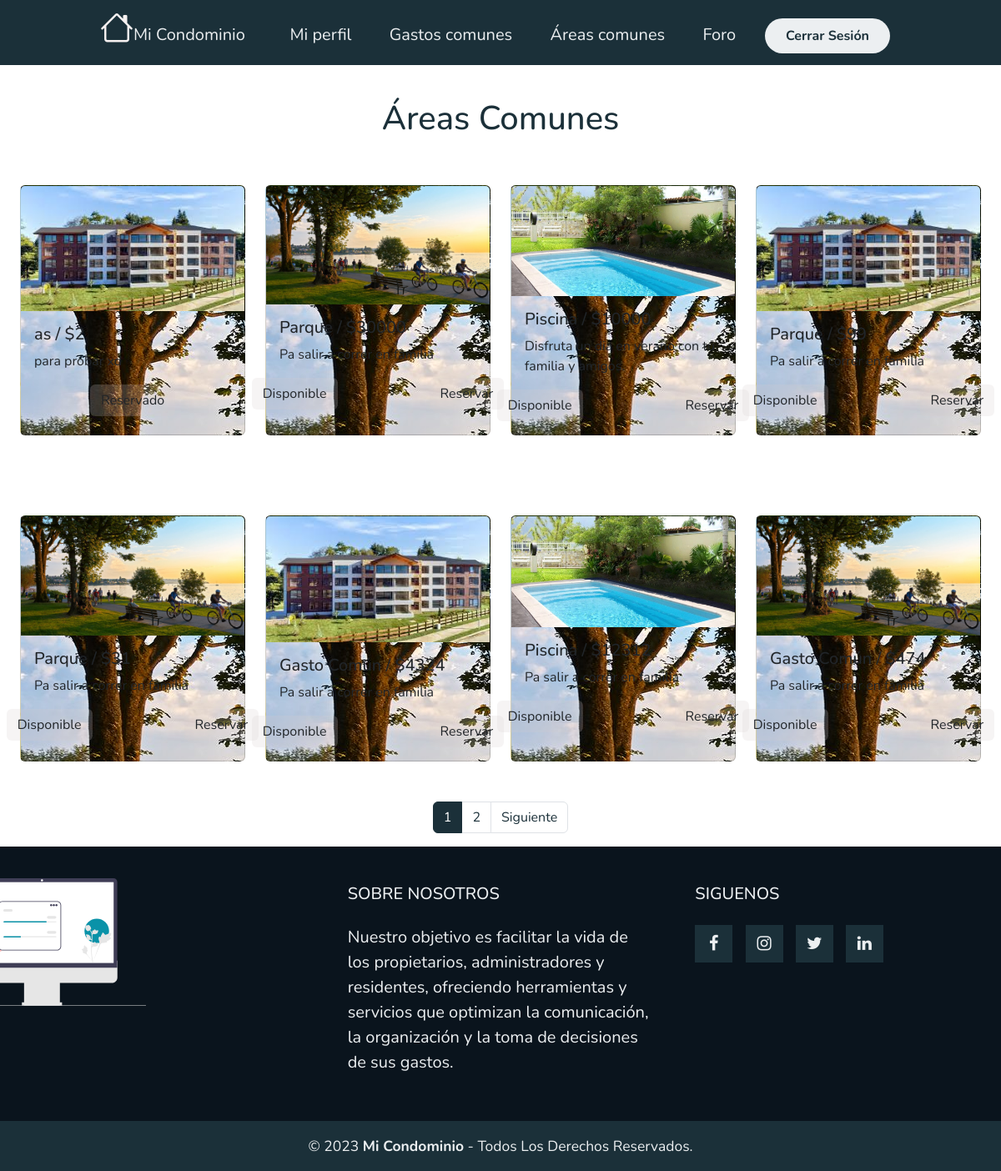
The page /AreasAdmin/ (signed in) on the database as committed earlier.
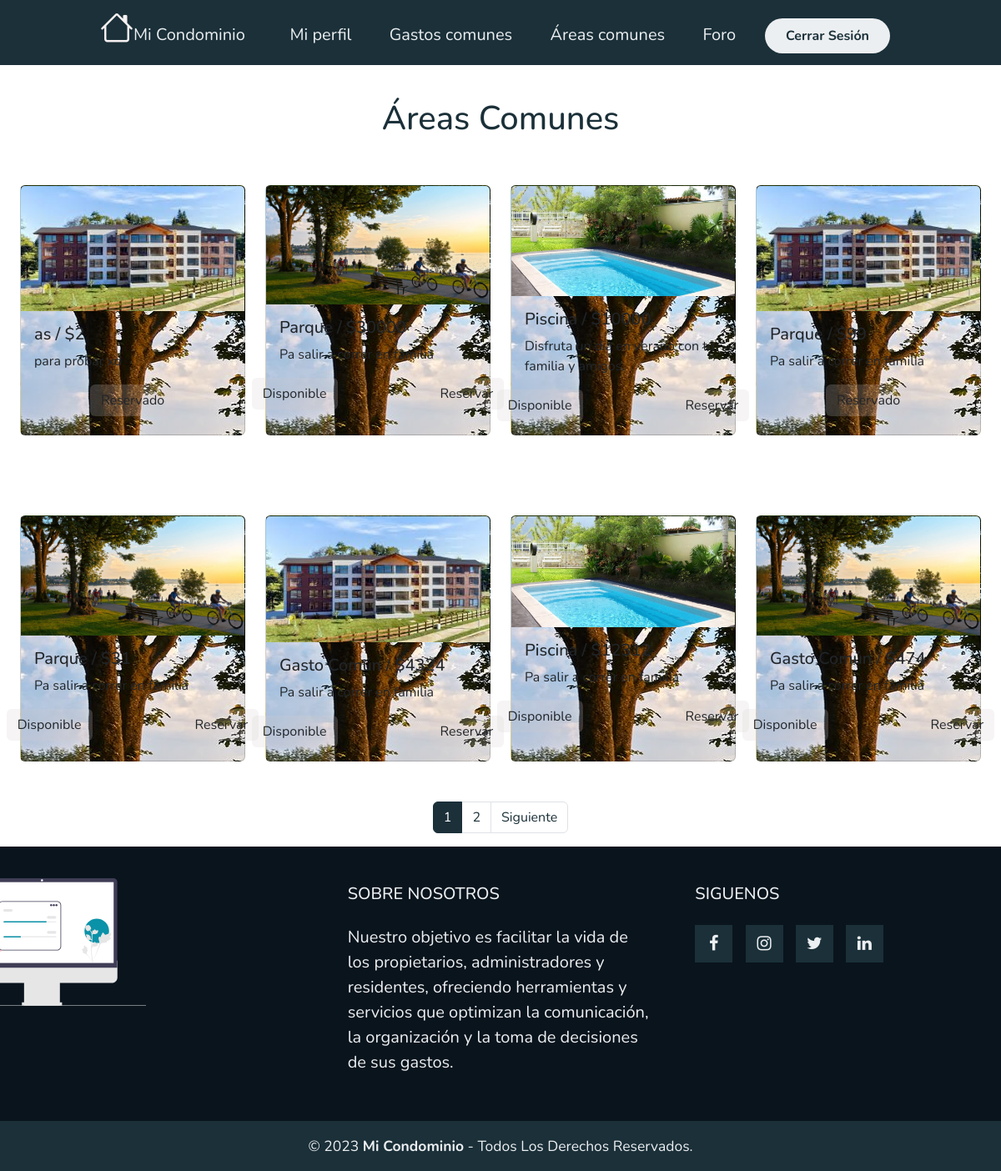
The same page on the database as committed later.
### myapp/models.py (models this page shows, shortened)
class AreaComun(models.Model):
    ESTADO_RESERVA = (
        ('Disponible', 'Disponible'),
        ('Reservado', 'Reservado'),
    )
    estado_reserva = models.CharField(max_length=20, choices=ESTADO_RESERVA, default='Disponible')
    nombre = models.CharField(max_length=50)
    descripcion = models.TextField()
    monto = models.IntegerField()
    fecha = models.DateField(default=date.today)
    imagen = models.ImageField(upload_to="areas", null=True)

### myapp/views.py (the view)
# urls.py: path('AreasAdmin/',AreasAdmin,name="AreasAdmin"),
@login_required
def AreasAdmin(request):
    data = AreaComun.objects.all()
    page = request.GET.get('page', 1)
    try:
        paginator = Paginator(data, 8)
        data = paginator.page(page)
    except:
        raise Http404
    return render(request, 'myapp/Areas/AreasAdmin.html',{'entity' : data, 'paginator':paginator})

### myapp/templates/myapp/Areas/AreasAdmin.html (shortened to what this page needs)
{% extends 'myapp/base.html' %}
{% block contenido %}
{% load static %}
{% load humanize %}
<div style="color: #1b3039;  display: flex; align-items: center; justify-content: center; margin-top: 40px;">
    <h1>Áreas Comunes</h1>
</div>
<section class="container-fluid">
    <div class="row w-80 mx-auto catalogos-autos" id="color_btn_cat">
        {% for areas in entity %}
        <div class="col-lg-3 col-md-6 col-sm-12  my-5 d-flex justify-content-center icono2-wrap">
            <div class="card" style="width: 20rem;">
                {% if areas.imagen %}
                <img src="{{ areas.imagen.url }}" class="card-img-top" alt="test">
                {% endif %}
                <div class="card-body">
                    <h5 class="card-title">{{ areas.nombre }} / ${{ areas.monto }}</h5>
                    <p class="card-text">{{ areas.descripcion }}</p>
                    <div class="d-flex justify-content-center">
                        <a href="#" class="btn" style="background-color:#d4cccc36">{{ areas.estado_reserva }}</a>
                        {% if not user.is_staff %}
                        {% if areas.estado_reserva == 'Disponible' %}
                        <a href="{% url 'ReservarArea' areas.id %}" class="btn"
                            style="background-color:#d4cccc36; margin-left: 110px;">Reservar</a>
                        {% endif %}
                        {% endif %}
                    </div>
                </div>
            </div>
        </div>
        {% endfor %}
    </div>
</section>
<div>
    {% include 'myapp/Paginator.html' %}
</div>
{% endblock %}

Rows that differ between the two databases and show on the page:
changed AreaComun (number 4 of 8 on the later page): estado_reserva "Disponible" → "Reservado"; no longer shows "Reservar"
